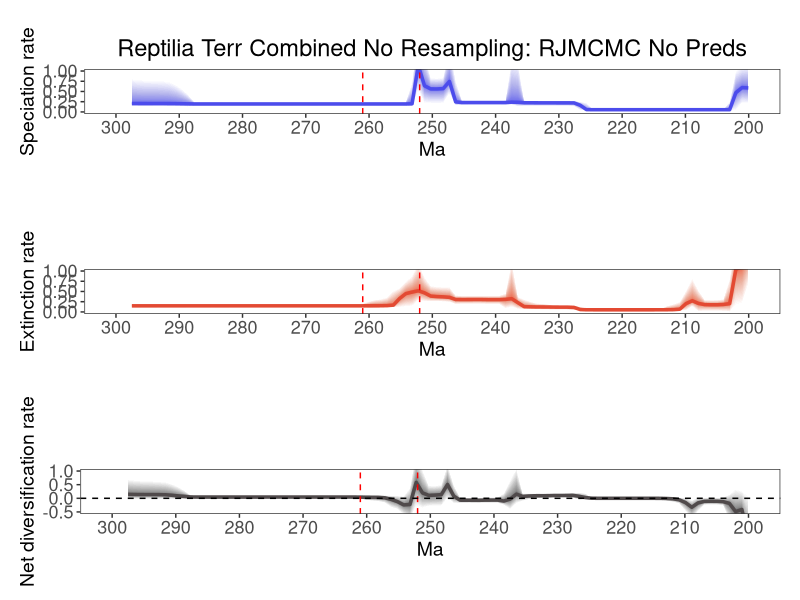

Write the R code that produced this figure.
library(ggplot2)
library(scales)
library(gridExtra)

# Modified plot_RTT function that returns data for ggplot
get_RTT_data <- function(age, hpd_M, hpd_m, mean_m, color) {
    N <- 100
    beta <- (1:(N-1))/N
    alpha_shape <- 0.25
    cat <- 1-(beta^(1./alpha_shape))
    
    # Create data frame for the polygons
    poly_data <- data.frame()
    
    for (i in 1:(N-1)) {
        trans <- 1/N + 2/N
        upper <- hpd_M-((hpd_M-mean_m)*cat[i])
        lower <- hpd_m+((mean_m-hpd_m)*cat[i])
        
        temp_df <- data.frame(
            age = c(age, rev(age)),
            y = c(upper, rev(lower)),
            group = i,
            alpha = trans
        )
        poly_data <- rbind(poly_data, temp_df)
    }
    
    return(list(poly_data = poly_data, mean_data = data.frame(age = age, y = mean_m)))
}

# Mass extinction events
perm_trias_extinction <- -252
guadalupian_extinction <- -261

# Custom tick positions
x_ticks <- seq(-300, -200, by=10)
x_tick_labels <- abs(x_ticks)


age = c(-200.05481329000003, -201.03901787,-202.02322245,-203.00742702999997,-203.99163161,-204.97583619,-205.96004076999998,-206.94424535000002,-207.92844993,-208.91265450999998,-209.89685909000002,-210.88106367,-211.86526824999999,-212.84947283000002,-213.83367741,-214.81788199,-215.80208656999997,-216.78629115,-217.77049573,-218.75470030999998,-219.73890489000001,-220.72310947,-221.70731404999998,-222.69151863000002,-223.67572321,-224.65992778999998,-225.64413237000002,-226.62833695,-227.61254153,-228.59674610999997,-229.58095069,-230.56515527,-231.54935984999997,-232.53356443,-233.51776901,-234.50197358999998,-235.48617817000002,-236.47038275,-237.45458732999998,-238.43879191000002,-239.42299649,-240.40720106999999,-241.39140564999997,-242.37561023,-243.35981481,-244.34401938999997,-245.32822397,-246.31242855,-247.29663312999998,-248.28083771000001,-249.26504229,-250.24924686999998,-251.23345144999996,-252.21765603,-253.20186060999998,-254.18606518999997,-255.17026977,-256.15447435,-257.13867893,-258.12288351,-259.10708809,-260.09129267,-261.07549725,-262.05970183,-263.04390641,-264.02811099,-265.01231557,-265.99652015,-266.98072472999996,-267.96492931,-268.94913389,-269.93333847,-270.91754305,-271.90174763,-272.88595220999997,-273.87015679,-274.85436137,-275.83856595,-276.82277053,-277.80697511,-278.79117969,-279.77538426999996,-280.75958885,-281.74379343,-282.72799801,-283.71220259,-284.69640717,-285.68061174999997,-286.66481632999995,-287.64902091,-288.63322549,-289.61743007,-290.60163465,-291.58583923,-292.57004380999996,-293.55424839,-294.53845297,-295.52265754999996,-296.50686213,-297.49106671)
L_hpd_M95=c(1.1466360124166157, 1.1248584817464395,1.006053777735813,0.25281158258015707,0.06778941377687721,0.06760635117134929,0.06751571390944106,0.06744912549266026,0.06744776291324055,0.06744507980465002,0.06744507980465002,0.06739154752524601,0.06739019976965668,0.06738867700156773,0.0673799912465044,0.06737736255711946,0.0673718933839982,0.06737736255711946,0.06738142917989609,0.06739019976965668,0.06744507980465002,0.06744507980465002,0.06744776291324055,0.06744776291324055,0.06778319020936707,0.07189501269879578,0.22362766005062668,0.2514825699089768,0.27547568513686793,0.26855806630042045,0.2686304042789407,0.2686771587833572,0.26878308353417435,0.26989451950108284,0.2713271365205842,0.2742871286710988,0.2774914598180042,1.2250458577158814,1.3058987868788765,0.28399367690514127,0.2829638775901568,0.2823791092062072,0.2823791092062072,0.28224722618638726,0.28228485439236095,0.28315161495031144,0.2844771330099294,0.7763592838725786,1.6432589063041099,0.8428426696096323,0.8257672713537507,0.8314301018921861,1.4327451630866448,2.066191244053289,0.7282337290307409,0.24892766824840928,0.24370568578617474,0.24356981108985404,0.24325432094698457,0.24297207628135228,0.2441017290822449,0.2440999539782467,0.2438464027082177,0.24381118602513488,0.24371822076555788,0.24371822076555788,0.24372194572348518,0.24372194572348518,0.24381028320928824,0.2438464027082177,0.24262309543021576,0.24412212557214857,0.2441003012908269,0.24415258962816722,0.24295405605983006,0.24308775830434357,0.2432281427788692,0.24371822076555788,0.24412212557214857,0.24479727232975956,0.24478435212134067,0.24477492127528852,0.24480604866704755,0.24479051880480207,0.2447888324250324,0.2456588546418449,0.24565112860600374,0.24620027024779448,0.24690321229463688,0.25034697235144826,0.4315507471852623,0.5700707948581999,0.6771949608633775,0.7482757206256876,0.7693092104886369,0.779352143224389,0.7824468018629676,0.7861762374940874,0.7991311019509312,0.8217718853496808)
L_hpd_m95=c(0.2023772640052509, 0.21378026410949008,0.03673991576688866,0.034032380414347176,0.04121143008783533,0.04140429438074416,0.04136969716351032,0.04134657708547919,0.041362155970085725,0.04137945770662025,0.04140871385209364,0.041374304107439475,0.04137481913747232,0.04137552203767846,0.04137599201170074,0.04137481913747232,0.04137328251405336,0.041374304107439475,0.04137481913747232,0.04137481913747232,0.04142179176548949,0.041410848105202666,0.0413954244903139,0.04134657708547919,0.041214738125266416,0.03808927100262063,0.03934357725438555,0.04362707007151469,0.1352091478828591,0.14420521375281994,0.14508481297904696,0.145102490396769,0.14498919995336712,0.14544573432689012,0.14538812973949997,0.14455761045524546,0.14320804655967,0.13577373227555206,0.17654630769991628,0.17228411879707622,0.17387358071156458,0.1736090739722232,0.17382215869651593,0.17366611108909266,0.17328736385263563,0.17328736385263563,0.1709710985744977,0.15707506475884572,0.4463131033503925,0.20227848914793073,0.20227848914793073,0.20237681443189748,0.20937297250166015,0.5179450714916756,0.1342067000648396,0.1452105106400447,0.1492305745413085,0.14953496365546493,0.14953202097277876,0.14952277536575742,0.1508576327571382,0.15097381092767967,0.15084695491426198,0.15086997102265837,0.1508298097182326,0.150861301635795,0.1508434767838853,0.15082676793502509,0.150861301635795,0.1508609176406907,0.14953202097277876,0.1509558118724622,0.15088116212380973,0.1508609176406907,0.14953496365546493,0.14955229410143545,0.1495108207360794,0.14934900017913413,0.149072921495862,0.14931082100596704,0.14897196049862854,0.1487469689273736,0.14859474041040036,0.1483988415712949,0.14807310671229762,0.1485505777895028,0.1478881044188344,0.14787975485223567,0.1469382286791294,0.1452105106400447,0.1299063622630047,0.13340324999251593,0.13686147243022323,0.13542166817901058,0.13586539000998088,0.13686147243022323,0.1348323857910215,0.1337532746345677,0.13413989054184472,0.13340573912098408)
L_mean=c(0.5869700794611747, 0.5949930519985576,0.47162020248096004,0.05474899799410958,0.054077187408180176,0.054051901552678985,0.05405101364742171,0.0540479165726656,0.05404649116497164,0.05404442592851901,0.05403959759532459,0.054036391412389834,0.05403415086759543,0.054033331375032134,0.054034084336371024,0.054034096296723566,0.05403734255204562,0.05403959759532459,0.05403959759532459,0.05403972467030826,0.05403910058509523,0.05403893747447709,0.05403939212453093,0.05404252325563075,0.05408391337439312,0.054448813065233734,0.056975161030445795,0.16288447255559768,0.22064772876560837,0.22177589261802566,0.22178804917204326,0.22181021338337426,0.22197785950859908,0.22239379701145734,0.22306666153279536,0.2239972833477299,0.22474407745145375,0.23546393733271137,0.23856872548984742,0.229108402149641,0.2289923281411701,0.22898438274305633,0.22898398896203997,0.22898486489806635,0.22889753928085527,0.22881531410925907,0.2289382691061635,0.24576451799005616,0.7442612821473011,0.5707230053203454,0.5612225833909139,0.5626114776932594,0.6389033515286267,1.1340248388213703,0.19946576733028148,0.1950034803480732,0.19446221010942122,0.1944539865584114,0.1944816351593136,0.19452502880176403,0.19457816920249316,0.1945968283798109,0.19458573436061144,0.1945768713953938,0.19458020059159872,0.19459228520037763,0.1945948162767598,0.1945877100610024,0.19457917391966073,0.19456528507367454,0.19454723957116238,0.19454054412399274,0.19454064306503285,0.19454867128104375,0.19455752784653071,0.19456528507367454,0.19456775613281585,0.19447853881357133,0.19438632241515888,0.19434949152879344,0.19432431356409813,0.19432451077584897,0.1943373267060563,0.19434536915715345,0.19436578719189715,0.19440607449214803,0.19441274401376094,0.1944478908251039,0.1945791256505769,0.1949918328142718,0.1978834048001788,0.20008710962889334,0.2022052794910758,0.20371841460819567,0.2042780881970372,0.20459970883085318,0.20488632664903494,0.20513432063526255,0.2054852944435489,0.20597758963185647)
M_hpd_M95=c(5.3973321340071445, 1.7860151643557858,1.735468173158457,0.8240775785355956,0.31603562521540807,0.2941443319665886,0.2921375416128539,0.2971768980595786,0.5358764552978583,0.8321896345178279,0.5278436669429621,0.2530874711183364,0.1938964030225701,0.15088292983506454,0.081847432947191,0.0805419926128806,0.08049356915041683,0.08045626660255993,0.08044273600402335,0.08045093057390668,0.08047670211303029,0.08045000044604882,0.08045620111027486,0.080479131521042,0.08107640272374322,0.08187165684623292,0.08457654890634236,0.1310518707480164,0.15770230321845516,0.163029622360522,0.1634483180383686,0.16501019564949815,0.18321349530840267,0.20249638212879026,0.21299537413819777,0.25634949068013235,0.309214923538707,0.37316104268089684,1.2630530750402527,0.45262715868110875,0.403007608501694,0.4012417721265958,0.3998026917999771,0.4003957510157263,0.40014192605352433,0.3993300568349799,0.4017685751195878,0.40904170974456966,0.6097662762598062,0.6138503413855241,0.6214278857233028,0.643751345158561,0.8582552176492539,1.22536768586581,0.887112080707735,0.7511274110127478,0.5903900479057131,0.5258042255487364,0.36070793516531885,0.31807969201450553,0.29682103414969774,0.2526909342375478,0.19771938125417426,0.19481100426736156,0.1948087799953641,0.19472153514708967,0.1949541350864859,0.19475391449847526,0.19470798695923658,0.19469686888536678,0.19466802179649417,0.19471856394432385,0.19472153514708967,0.19472687223237803,0.1946545436952865,0.19468470583422717,0.19471856394432385,0.19472153514708967,0.1947657353032132,0.19481100426736156,0.1948507247392057,0.19493495268838518,0.19500292720965876,0.19512636877796694,0.19481100426736156,0.19488345608505891,0.1954619226078056,0.19488345608505891,0.1948083287861102,0.19544189523171343,0.19642615063696856,0.19613426543831142,0.19631219724634263,0.19668443441270733,0.19697726587695524,0.19778600671708504,0.1980177997894745,0.1994337376605468,0.19982289118074487,0.2011948225006573)
M_hpd_m95=c(0.666031541920228, 0.19017275142149595,0.15294318315784228,0.001204860498486381,0.013915681864881822,0.022787757612907283,0.02335355799255116,0.022387246564428906,0.006592182396052167,0.13708785950307126,0.03388552548158133,0.034343381299027975,0.03335114664617778,0.030560851970604704,0.03447087813313975,0.03500894578938821,0.03527474953146173,0.035381296103631166,0.03540940963566043,0.03541086333535791,0.03541086333535791,0.035319643749339956,0.03521200346712261,0.03500894578938821,0.0349848898985352,0.03497296984966768,0.03325687816511694,0.03414722759528431,0.04313300234658374,0.051764386310352906,0.0539600436783962,0.0546140098763349,0.05423016999744922,0.056621907638434124,0.0574912169996287,0.060274071374420014,0.06269145159505853,0.06780192447895025,0.12040140780172474,0.08059189712574946,0.18631686764179545,0.1863021979609142,0.18815015399134688,0.19304718396401752,0.19304718396401752,0.19063069892739956,0.1902267107364024,0.1863417111447624,0.2391715939982605,0.2498621035092278,0.2544443012687605,0.25315947760662316,0.25209676083295934,0.28368102723061045,0.13342967225440744,0.12494838410528401,0.11159696355812469,0.10710155293176017,0.1036069807384793,0.10125710870197928,0.09393453260043048,0.08617572878550031,0.1055817077968598,0.10602115909844032,0.1064713867755562,0.10650903279344875,0.10690871850450849,0.10690633057487178,0.10691167819458837,0.10691167819458837,0.10691167819458837,0.10698397000384184,0.10699101401201407,0.10700188473320962,0.10690633057487178,0.10691167819458837,0.10691418890991586,0.10691167819458837,0.1069047905581486,0.10691167819458837,0.10690871850450849,0.10690871850450849,0.10691167819458837,0.1069047905581486,0.10648637691535438,0.10644185024495616,0.10691167819458837,0.10622557144453112,0.1059904430357763,0.10632363588230816,0.1069047905581486,0.10614679173686976,0.10597377846117681,0.1059483835030659,0.10542715978679298,0.1048844868331248,0.10341327315301888,0.10349024973828891,0.10283929785998476,0.10294799906296478)
M_mean=c(1.4749932351498187, 1.1094022890942186,1.040244604375319,0.2023820105907443,0.18210163114206315,0.1748866135390834,0.17463629782869167,0.17891369398433354,0.2069445186815848,0.27254487286418844,0.20398338399554689,0.06718480849708999,0.05575000556507165,0.0537887050729685,0.05259384414857472,0.05231770342792352,0.052260759332774145,0.05221312761790718,0.05217975094835013,0.05216525570958014,0.05215264040145387,0.05213418942497866,0.05212212514782702,0.052142595062674456,0.05223078888647974,0.05231093662656727,0.052692463573658616,0.0586101854724044,0.11055505439058713,0.11599405464652941,0.11684445450245992,0.1173181081702945,0.1194937275584615,0.120623170971245,0.12128033376626465,0.12442641544912289,0.12919489595261271,0.2255334520030176,0.3234922856072342,0.30671851599360217,0.30043529918389034,0.30056973003562754,0.30129742890366035,0.3037485639621776,0.30350650324739725,0.30288030546859335,0.30277704139502154,0.30401110648498425,0.3567118845181782,0.3684052843099731,0.3748222354537563,0.38717335065402964,0.4657883749984698,0.5174345114654822,0.4851036836958999,0.4478118164822835,0.32817400843030553,0.16690665025021353,0.15466679009960704,0.1518158875773184,0.1514012806098063,0.15122815438804,0.14919612950174557,0.14881039330572407,0.14875827870481267,0.1487439408261163,0.14872931726580546,0.1486826285788791,0.1486567342731263,0.1486473556389578,0.14864549256060017,0.14864930471967963,0.14865536495284903,0.1486698092876894,0.148681707201892,0.1487013294236334,0.14871307427469133,0.14871188309896533,0.1487108723176762,0.14871440041315998,0.14872444528273446,0.1487313379184671,0.1487390272613795,0.14875124841101703,0.14876173700701473,0.14877589545630082,0.1487743487348059,0.1487589855303224,0.14873199967841738,0.14869822621776074,0.14867142412485487,0.14866418672356888,0.1486683352992076,0.1486751275352216,0.1487158362543375,0.14879233322971291,0.14887612588636545,0.1489336633616833,0.14895220326403202,0.1489656175635705)
R_hpd_M95=c(0.1158958385641633, 0.28687282553538224,0.3547545526836325,0.1441348958015746,0.039537306689868205,0.03181457336760478,0.030902805286928226,0.03078816381423824,0.04637875965992575,-0.0769805604590394,0.02287134474779636,0.02187242419929241,0.023921054383482132,0.028777731242919907,0.023400913154722265,0.022705014781794666,0.02280295794095081,0.022671253877723667,0.022669265616636763,0.02266727877979003,0.022685785045280363,0.022746222113554017,0.02275379702800423,0.022858066537034497,0.023478274849000225,0.030974136757934374,0.183816559450892,0.21149347986113654,0.20836010683506043,0.18785479972304656,0.18340134381360096,0.1831834752076188,0.18014305137302436,0.17891223402229478,0.18054148042321458,0.1810477213441889,0.1815028302281022,1.118805067205872,0.6683424526062249,0.18532255827243482,0.041362407105841575,0.03856194921704578,0.03664290966454764,0.03072611762819996,0.0318719345930332,0.03213180870965232,0.036866111663039575,0.49516631504016934,1.250012920583154,0.4948543448154,0.46967106433879363,0.47690601364235846,1.0671564571189371,1.719175576723657,0.4024565597959875,0.08530696736124102,0.10042813880396778,0.1074721859556281,0.11227183787256856,0.11806142201802827,0.1244095547201121,0.13300118799553126,0.10729558366441333,0.10501896165345714,0.10511593198000868,0.10442420505534174,0.10427452062864037,0.10426053375282834,0.10565919558263283,0.10565919558263283,0.10565049001212018,0.10426888313885138,0.10498284980950003,0.10427452062864037,0.1042596530916827,0.1049816347944847,0.10523079304877017,0.10545404339991779,0.10628732665265385,0.10688883727259164,0.1072159377143551,0.10729558366441333,0.10729116113508202,0.10729116113508202,0.10729558366441333,0.10772846743090556,0.10729558366441333,0.10753389508400002,0.10940383196497584,0.11369961104986794,0.2832594594857183,0.42387397592020426,0.528383027299094,0.5998063903643384,0.6227356525769824,0.6361105961624751,0.6478950164093131,0.6551916734709393,0.6718103961926216,0.6973343871308328)
R_hpd_m95=c(-4.98926334159414, -1.1055309343166724,-1.550141301245416,-0.8316456030878818,-0.2651453545659257,-0.24015464426689206,-0.23822644393595233,-0.24446905517944334,-0.48175519431963426,-0.7754229979375235,-0.4745359570693244,-0.2002417285842995,-0.13944097554293336,-0.09541990622798557,-0.028394610243091555,-0.026746803702654684,-0.026224487007116527,-0.026118112874372143,-0.02603469279466479,-0.02603469279466479,-0.02603469279466479,-0.02603469279466479,-0.026146676918793084,-0.026400654269406215,-0.02745618599868105,-0.037425887308245184,-0.033699251332736775,-0.05957064372302426,0.009188398979921339,0.021395145147508676,0.021412559521577335,0.021462142738188528,0.008530341165500693,0.0011282890530659728,-0.0042196784793346875,-0.04353765761189449,-0.09519347299488529,-0.18440172475635358,-0.40972459721880106,-0.24833112647956057,-0.17297124634436595,-0.17325537695599585,-0.17150114460683613,-0.17296813666156116,-0.1715107548126432,-0.17335709510302375,-0.17622692952594626,-0.18674958281802365,-0.011840502807830111,-0.28182839441604135,-0.28070913668705755,-0.2938351986495718,-0.3612685216955983,-0.2796487465177878,-0.8097053802493546,-0.6041343577399314,-0.4062420013559733,-0.3322699001838211,-0.1718526424172312,-0.11650742960897284,-0.0948642581290077,-0.06921974137715017,-0.017336753257512244,-0.015148084725883443,-0.014530867294499705,-0.015055413934210587,-0.015053400396224437,-0.014920242939626988,-0.013454078450691132,-0.013457072740309134,-0.013520816238687894,-0.014949646673544037,-0.014247386020367514,-0.014999644763887432,-0.015147550807354498,-0.014540798884985301,-0.014529274652888613,-0.015055413934210587,-0.015148084725883443,-0.015057866635457495,-0.015156566530687782,-0.015355872650484464,-0.015638412460352635,-0.015979507492323963,-0.01643312780859904,-0.016547023518654336,-0.017855793745791854,-0.018307373233821755,-0.018307373233821755,-0.020674513574356818,-0.0457672212664916,-0.039382012670155814,-0.038864739996576414,-0.037745488810990574,-0.037409688810874364,-0.037171787618650226,-0.03644680873352346,-0.03803497976335815,-0.037745488810990574,-0.042668816668335996)
R_mean=c(-1.4953041387391586, -0.410605226915382,-0.4856049081059497,-0.1854573342479507,-0.12256928518064307,-0.10977632117439584,-0.10898721996127154,-0.1131800449453804,-0.16929504500343523,-0.3285037404810156,-0.1577284739136689,-0.05572455338933871,-0.019050968538700027,-0.008060360424754463,-0.0020341473212582032,-0.0007096274712990862,-0.00048694467464144027,-0.0003710653443172449,-0.00031291982246580324,-0.00029372801672933536,-0.000280572447727664,-0.0002579660090605732,-0.00024215277320782002,-0.00027179235780649735,-0.00012140942596898245,0.0035967729825644515,0.027018840115853416,0.07437500514595564,0.10690603819622668,0.10360000541163569,0.10225645220389905,0.10141018010638643,0.09644611506979052,0.0942447744741471,0.09347779011205162,0.08490102317194123,0.06842205965961973,0.15269527785546072,-0.029388692962394734,-0.10031290582158607,-0.06653376163387695,-0.06680872176517129,-0.06808962043994929,-0.07343752668365441,-0.0724654838400368,-0.07093835304375519,-0.06924935011436668,0.07707649574589955,0.5050277159802911,0.13340301683298508,0.11714424594329785,0.1067056754647349,0.19719924960401194,0.5827056876713982,-0.2276875019943057,-0.2416551746081819,-0.12198365424672045,-0.041385781741937036,0.01740683252894776,0.03253671464673124,0.03464335862219917,0.035478512776716646,0.043863767250282626,0.0453868819299036,0.04557982382995388,0.04562962720651701,0.04567484848563552,0.045762507524407005,0.04580514264254987,0.045803940972507846,0.04578097998165508,0.045760342450167274,0.04574968190465265,0.0457379802547613,0.045724821960504224,0.04571997181221664,0.045772460924853015,0.04542611068693046,0.0451618130412479,0.04503763389487532,0.04495956081228609,0.04492839364785802,0.04494638280897387,0.044930064447788104,0.04494729428194876,0.04498291169387241,0.04490837473536219,0.04503491300242482,0.04555361549089042,0.04773668103049331,0.06996056854133868,0.0877309479668071,0.11080485719031437,0.127949538318835,0.13283473579025934,0.1343350254363016,0.1345856558873182,0.13571494391401737,0.1386377948053628,0.14420233522630324)



# Create plotting data for each rate
L_data <- get_RTT_data(age, L_hpd_M95, L_hpd_m95, L_mean, "#4c4cec")
M_data <- get_RTT_data(age, M_hpd_M95, M_hpd_m95, M_mean, "#e34a33")
R_data <- get_RTT_data(age, R_hpd_M95, R_hpd_m95, R_mean, "#504A4B")

# Function to create each plot
create_plot <- function(poly_data, mean_data, color, title, ylab, ylim) {
    p <- ggplot() +
        # Plot the HPD intervals with transparency gradient
        geom_polygon(data = poly_data, 
                    aes(x = age, y = y, group = group, alpha = alpha), 
                    fill = color) +
        # Plot the mean line
        geom_line(data = mean_data, 
                aes(x = age, y = y), 
                color = color, size = 1.2) +
        # Add mass extinction lines
        geom_vline(xintercept = c(perm_trias_extinction, guadalupian_extinction), 
                   color = "red", linetype = "dashed") +
        # Custom x-axis
        scale_x_continuous(breaks = x_ticks, labels = x_tick_labels, limits = c(-300, -200)) +
        # Labels and titles
        labs(title = title, x = "Ma", y = ylab) +
        # Set y limits
        coord_cartesian(ylim = ylim) +
        # Remove legend and adjust alpha scale
        scale_alpha_continuous(range = c(0.005, 0.05), guide = "none") +
        # Theme adjustments
        theme_bw() +
        theme(
            text = element_text(size = 14),
            axis.text = element_text(size = 13),
            axis.title = element_text(size = 14),
            plot.title = element_text(size = 17, hjust = 0.5),
            plot.margin = unit(c(1, 0.5, 1, 0.5), "cm"),
            panel.grid.major = element_blank(),
            panel.grid.minor = element_blank()
        )
    
    # Add horizontal line for net diversification plot
    if (ylab == "Net diversification rate") {
        p <- p + geom_hline(yintercept = 0, linetype = "dashed", color = "black")
    }
    
    return(p)
}

# Create each plot
p1 <- create_plot(L_data$poly_data, L_data$mean_data, "#4c4cec", 
                 "Reptilia Terr Combined No Resampling: RJMCMC No Preds", 
                 "Speciation rate", c(0, 1))

p2 <- create_plot(M_data$poly_data, M_data$mean_data, "#e34a33", 
                 "", "Extinction rate", c(0, 1))

p3 <- create_plot(R_data$poly_data, R_data$mean_data, "#504A4B", 
                 "", "Net diversification rate", c(-0.5, 1))


# Combine plots and save to PDF
pdf(file= 'C:/Users/SimoesLabAdmin/Documents/BDNN_Arielli/updated_occurrence_analyses/model_2_and_5/200_its/reptilia_terr_200_combined_no_resampling_test/reptilia_terr_combined_no_resampling_test_RTT_marginal_rates_ggplot_DS_TEST.pdf', width=8, height=10.8)
grid.arrange(p1, p2, p3, ncol = 1)
dev.off()
